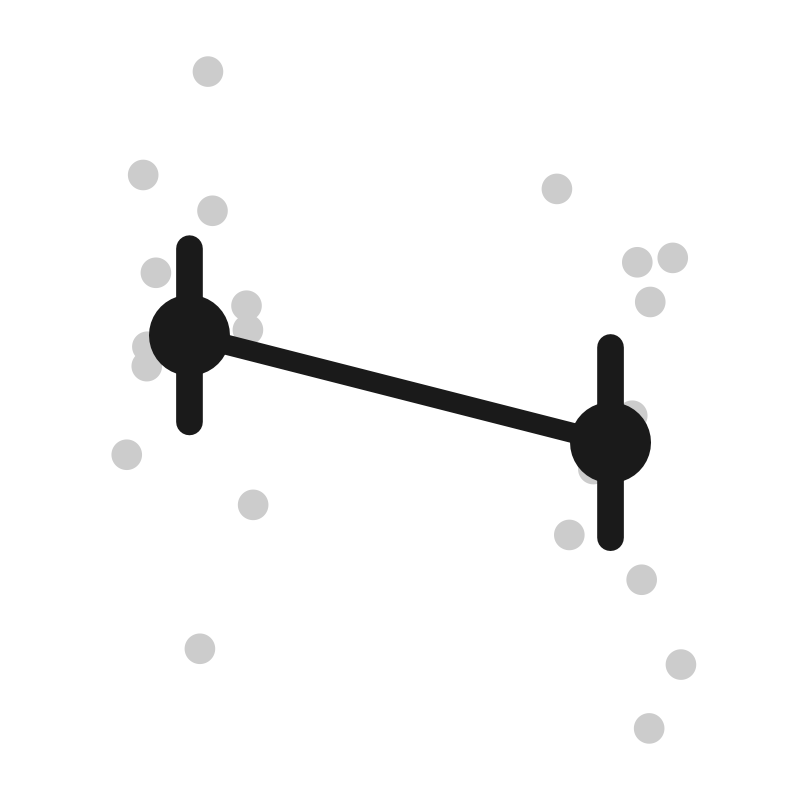

This figure's R source:
# Standalone thumbnail: CLIP similarity by verb type, from cached_scores.csv.
# Bold enough to read at 82px on the front page. Run from this directory.
suppressMessages({
  library(ggplot2)
  library(dplyr)
})
out <- "thumb-clip.png"

d <- read.csv("cached_scores.csv") |>
  mutate(VerbType = factor(VerbType, levels = c("Unergative", "Unaccusative")))

s <- d |>
  group_by(VerbType) |>
  summarise(
    m = mean(CLIP_Similarity),
    se = sd(CLIP_Similarity) / sqrt(n()),
    .groups = "drop"
  ) |>
  mutate(lo = m - 1.96 * se, hi = m + 1.96 * se, x = as.numeric(VerbType))

set.seed(1)
pts <- d |> mutate(x = as.numeric(VerbType) + runif(n(), -0.17, 0.17))

p <- ggplot() +
  geom_point(data = pts, aes(x, CLIP_Similarity),
             size = 4.5, colour = "grey80") +
  geom_line(data = s, aes(x, m), linewidth = 3.4, colour = "grey10") +
  geom_linerange(data = s, aes(x = x, ymin = lo, ymax = hi),
                 linewidth = 4.5, colour = "grey10", lineend = "round") +
  geom_point(data = s, aes(x, m), size = 13, colour = "grey10") +
  coord_cartesian(xlim = c(0.72, 2.28), expand = TRUE) +
  theme_void() +
  theme(
    plot.background = element_rect(fill = "white", colour = NA),
    plot.margin = margin(14, 14, 14, 14)
  )

ggsave(out, p, width = 4, height = 4, dpi = 200)
cat("saved", out, "\n")
